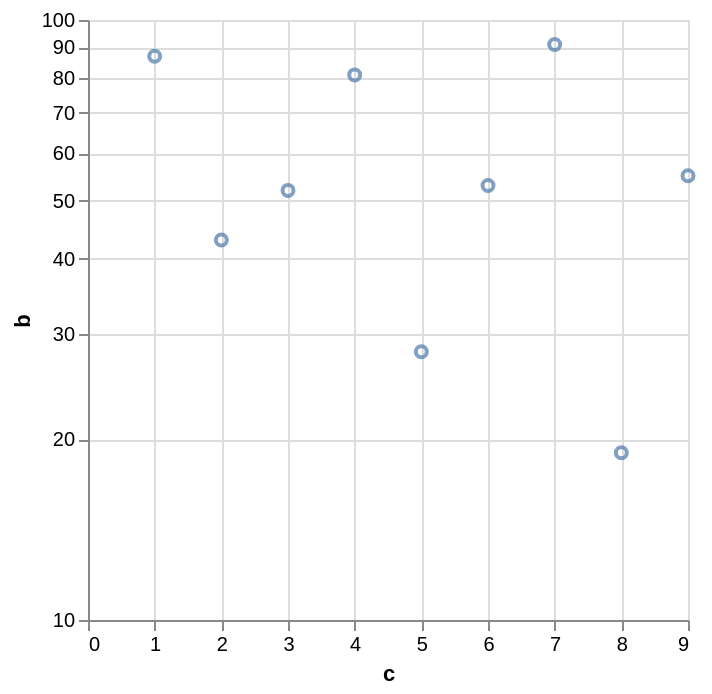

Vega-Lite specification stored for this chart:
### Vega-Lite specification from a JSON file in a GitHub repository (floating-point values rounded to 4 significant figures)
{"data": {"values": [{"a": "A", "b": 28, "c": 5, "g": "x"}, {"a": "B", "b": 55, "c": 9, "g": "y"}, {"a": "C", "b": 43, "c": 2, "g": "x"}, {"a": "D", "b": 91, "c": 7, "g": "y"}, {"a": "E", "b": 81, "c": 4, "g": "x"}, {"a": "F", "b": 53, "c": 6, "g": "y"}, {"a": "G", "b": 19, "c": 8, "g": "x"}, {"a": "H", "b": 87, "c": 1, "g": "y"}, {"a": "I", "b": 52, "c": 3, "g": "x"}]}, "mark": "point", "encoding": {"x": {"field": "c", "type": "quantitative"}, "y": {"field": "b", "type": "quantitative", "scale": {"type": "log"}}}}
